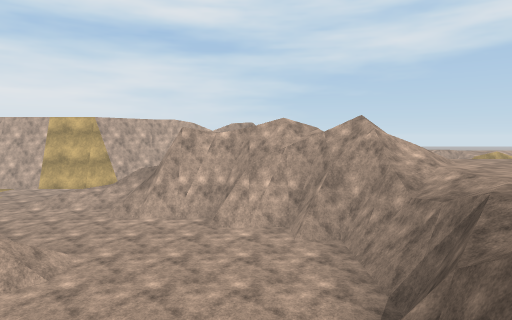
view 1 (above)

20 first-person views from a walk through a scene from a Unity 3-D project. The camera is 1.3 m above the floor, tilts 4° down and sees 75° across. The floor is counted in squares, 2 m on a side. Each view is taken from the middle of a square. On the plan, view 1 faces up. The plan holds only what a view shows up to about 10 squares ahead; the rest is blank. The place goes on beyond the plan. Surface patterns are stand-ins for the level's own textures.

view 2
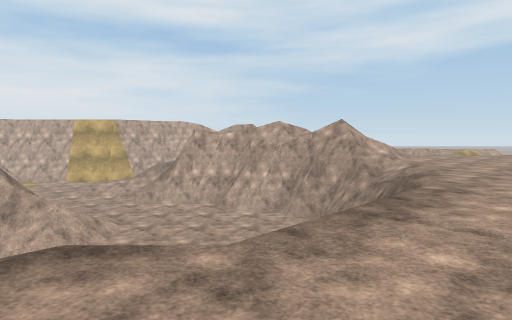

view 3
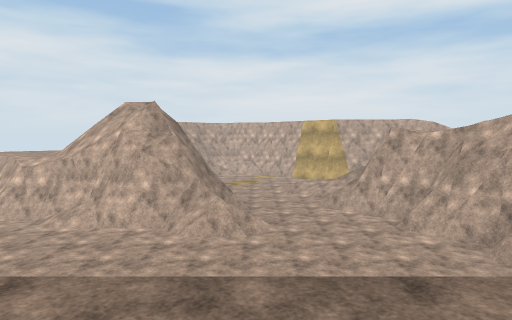

view 4
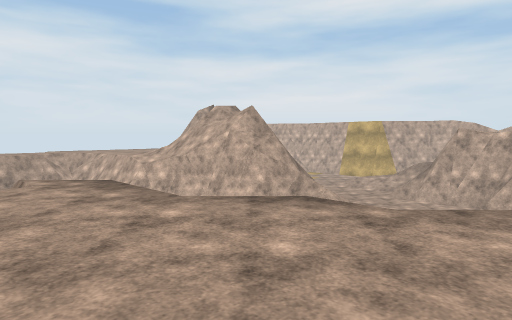

view 5
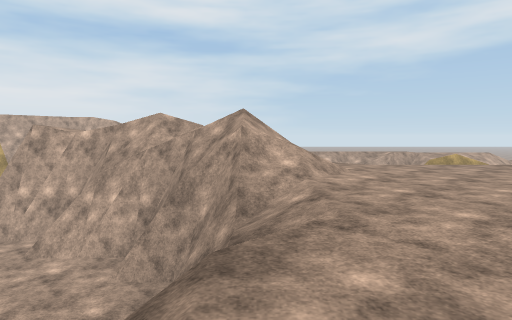

view 6
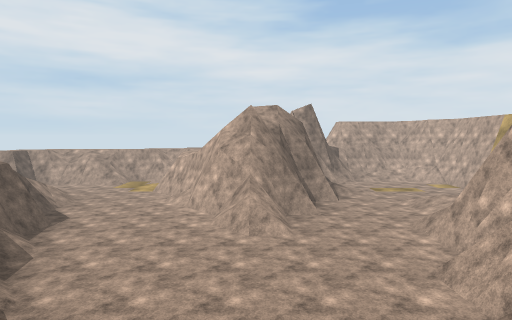

view 7
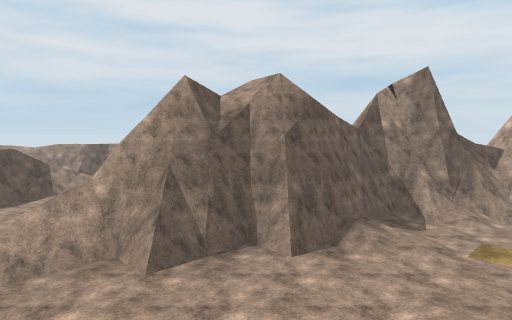

view 8
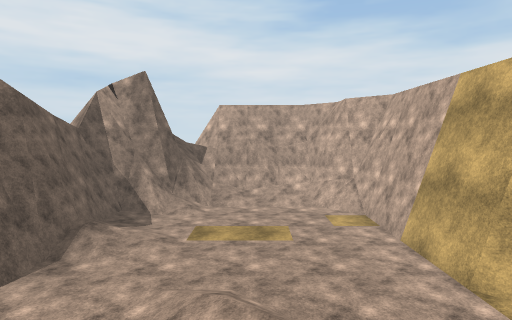

view 9
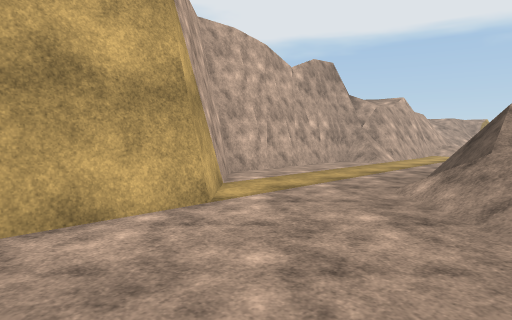

view 10
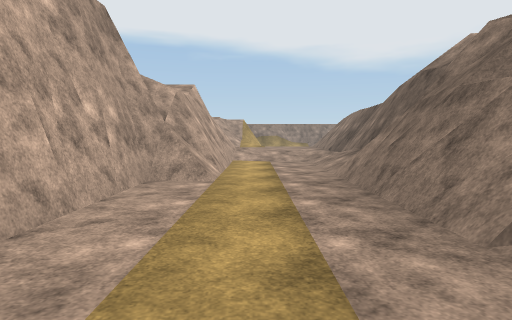

view 11
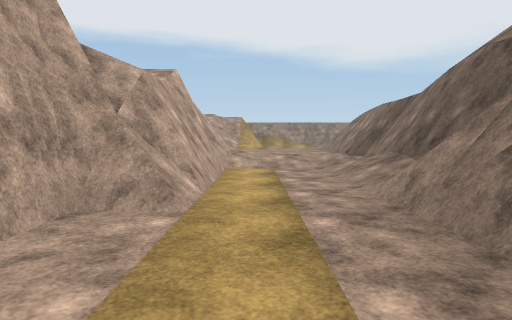

view 12
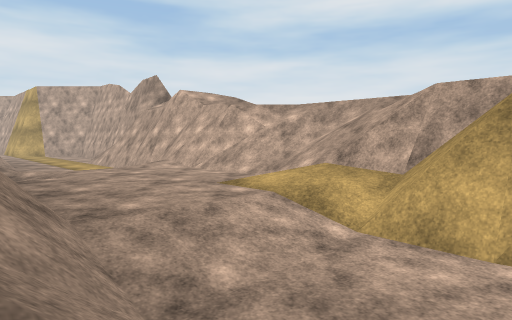

view 13
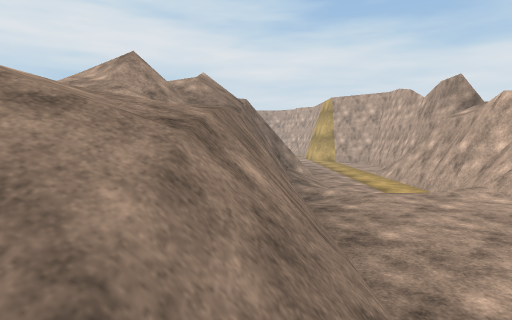

view 14
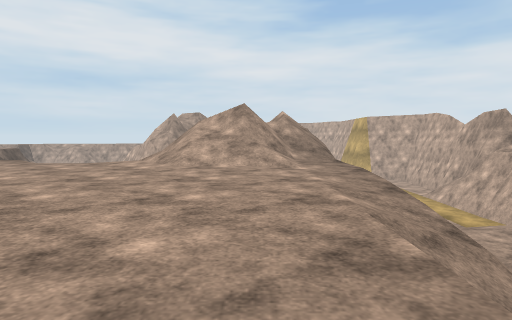

view 15
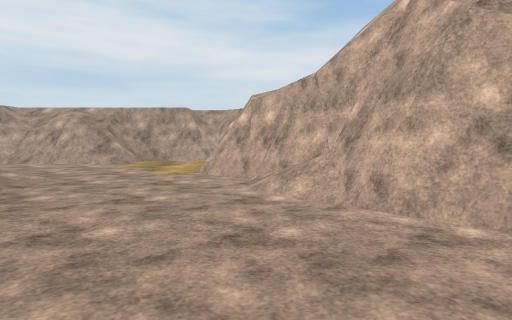

view 16
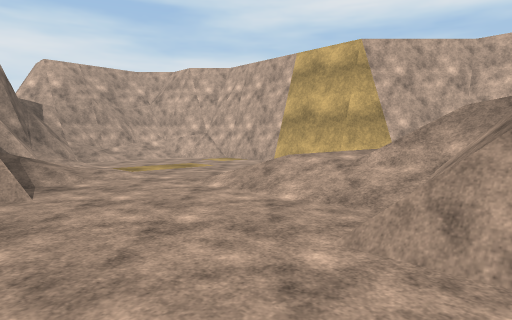

view 17
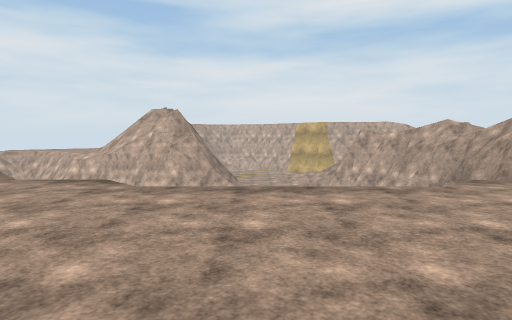

view 18
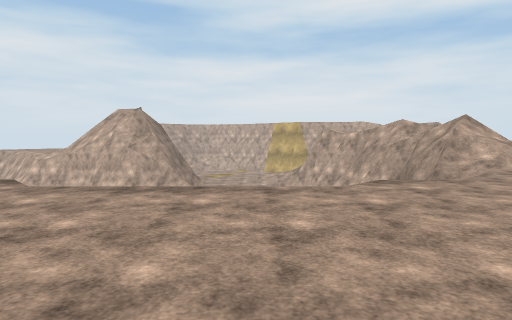

view 19
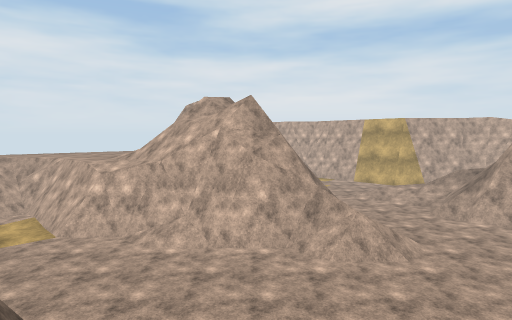

view 20
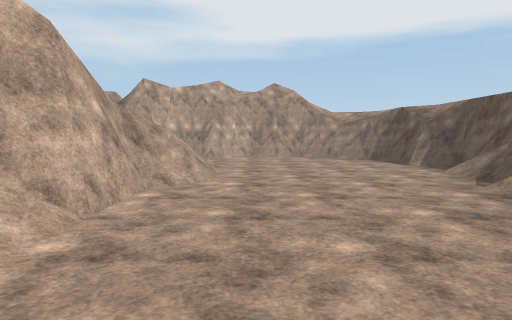

### Floor plan
Key: @ floor where view 1 was taken; # wall or solid block; . main floor; : floor 0.5 m higher than the main floor; + floor 3 m higher than the main floor; / step, stairs or slope; = window, fence, low wall or low ledge; v drop or lower ground.
Columns run from 15 left of view 1 to 10 right of it. Each row starts with its distance up from view 1.
 17                ##    ///
 16          #######////////+
 15         ##..../######//=#/
 14    ######.........//:://##
 13   ##..............//:::/..
 12   #/.....//=###/////:::/.
 11  ##/..../////=########////
 10 ###/..../////////////////
  9 #/=#/./..../#v#v////+++++/
  8  /###////.....###///+++++
  7   #######//.....##//++++
  6    #  /v###//....v/++++
  5       //v##//....v/+++
  4       //###/.....#/++
  3     ///###......==+++
  2    /vvv#........#++++
  1   =####.......#==++++
  0   ##.......##  @+++++
 -1   v#....//###=+++++++
 -2   /==../ /v+++++++++
 -3   /#=.      //+++
 -4   /##

Positions as (right, up) in squares from view 1, and headings:
1: (0, 0), facing up
2: (0, -2), facing up
3: (2, 0), facing up-left
4: (1, -3), facing up-left
5: (3, 2), facing up
6: (4, 5), facing left
7: (-3, 11), facing down-left
8: (-3, 11), facing left
9: (-9, 11), facing up-right
10: (-6, 14), facing right
11: (-4, 14), facing right
12: (10, 11), facing up-left
13: (9, 11), facing left
14: (10, 9), facing left
15: (-3, 2), facing left
16: (-3, 7), facing up-left
17: (4, -2), facing up-left
18: (5, -1), facing up-left
19: (-1, -1), facing up-left
20: (-7, 0), facing up-right
